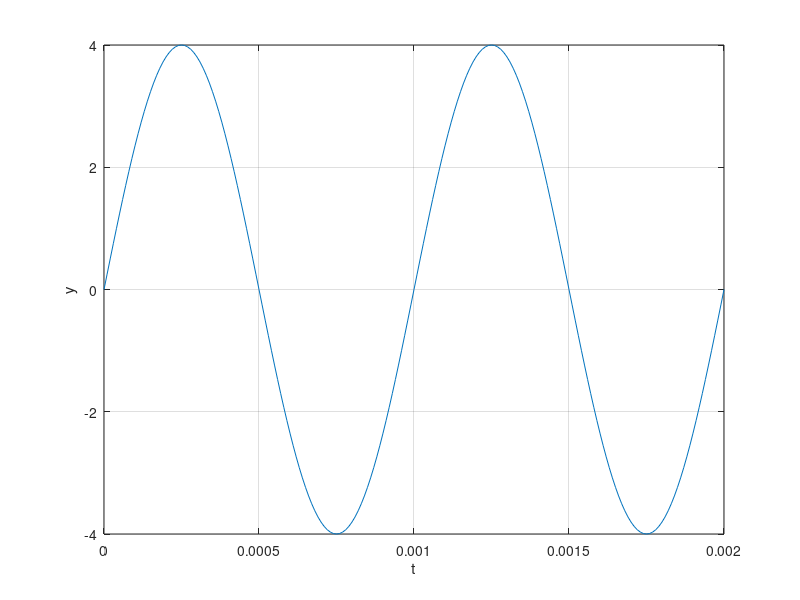

The MATLAB source for this figure:
amplitude = 4;
frequency = 1000;
period = 1 / frequency;


t = 0: 0.00001: 2 * period; 
y = amplitude * sin(2 * pi * frequency * t);

plot(t,y);
xlabel("t");
ylabel("y");
grid on;
